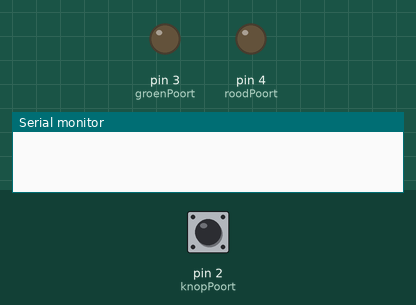
This sketch was run on a simulated Arduino Uno, built with avr-gcc and run on an emulated ATmega328P. Shown: output pins drawn as LEDs (lit = HIGH), the last lines printed to the serial monitor. The test bench sets the inputs (shaded band); at power-on: pin 2 (knopPoort) HIGH. Random numbers use the default seed unless the sketch sets one.

Above: at 1.2 s.
1.3 s: pin 2 (knopPoort) pulled LOW for 3.2 s
At 3.4 s:
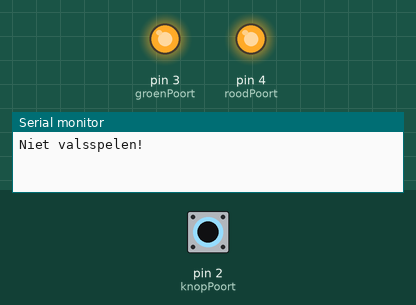
7.5 s: pin 2 (knopPoort) pulled LOW for 0.15 s
At 8.0 s:
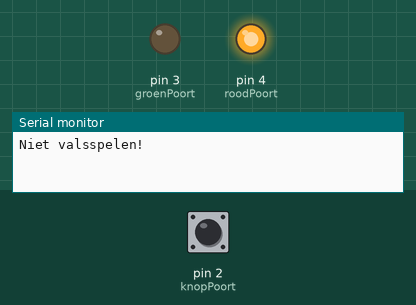
10.6 s: pin 2 (knopPoort) pulled LOW for 1 s
At 11.6 s:
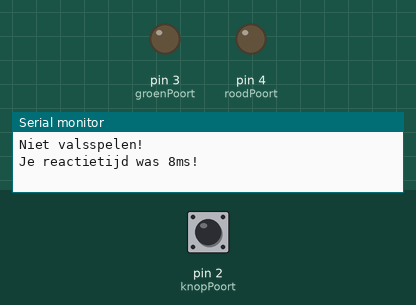
Timing chart, 0 to 13.6 s (numbered marks = the images above; inputs shaded):
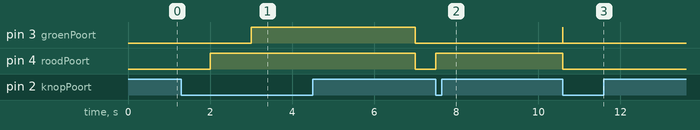

Measured:
- after the input at 1.3 s, pin 3 (groenPoort): LOW → HIGH after 1.7 s, → LOW 4.0 s later; pin 4 (roodPoort): LOW → HIGH after 0.70 s, → LOW 5.0 s later
- after the input at 7.5 s, pin 3 (groenPoort): LOW → HIGH after 3.1 s; pin 4 (roodPoort): LOW → HIGH at once, → LOW 3.1 s later
- after the input at 10.6 s, pin 3 (groenPoort): HIGH → LOW at once

The sketch:

Reactiesnelheidmeter.ino
```cpp
// Definieer de gebruikte poorten.
const int knopPoort = 2;
const int groenPoort = 3;
const int roodPoort = 4;


// Maak geheugen aan.
int toestand = 0;
int start = 0;
int eind = 0;
unsigned long laatsteTransitie = 1000; // Dit getal begint bewust op 1000 zodat je niet hoeft te wachten zodra de arduino zijn code heeft geladen


void setup() {
 // Stel alle poorten correct in.
 Serial.begin(9600);
 pinMode(knopPoort, INPUT_PULLUP);
 pinMode(groenPoort, OUTPUT);
 pinMode(roodPoort, OUTPUT);
}


void loop() {

 // Lees de invoer.
 bool isKnopIngedrukt = !digitalRead(knopPoort);      // Geeft aan dat de knop gelezen moet worden
 unsigned long huidigeTijd = millis();                // Start een interne teller
 unsigned long wachttijd = random(3000, 10000);       // Kiest een willekeurig getal tussen 3000 en 10000 zodat je niet kan timen wanneer het groene lampje aangaat.


 // Verwerk de invoer.
 unsigned long tijdNaTransitie = huidigeTijd - laatsteTransitie; // Rekent uit hoeveel tijd er na de laatste transitie is verlopen


 // Regel alle transities.
if (toestand == 0 && isKnopIngedrukt && tijdNaTransitie >= 1000) {    // Controleert de toestand, of de knop is ingedrukt en of er een seconde is voorbij gegaan na de laatste toestand om jitter tegen te gaan.
  digitalWrite(roodPoort, true);                                      // Zet het rode lampje aan.
  laatsteTransitie = huidigeTijd;                                     // Houdt bij wanneer we deze toestand verlaten.
  toestand = 1;                                                       // Zet de toestand een stap verder.
 }

else if (toestand == 1 && isKnopIngedrukt && tijdNaTransitie < wachttijd && tijdNaTransitie > 1000) { // Controleert de toestand, of de knop is ingedrukt voordat het groene lampje aan staat en gaat jitter tegen.
  Serial.println("Niet valsspelen!");                                                                 // Print "Niet valsspelen!"
  digitalWrite(roodPoort, true);                                                                      // Zet het groene...
  digitalWrite(groenPoort, true);                                                                     // En rode lampje aan als waarschuwing.
  laatsteTransitie = huidigeTijd;                                                                     // Houdt bij wanneer we deze toestand verlaten.
  toestand = 3;                                                                                       // Zet de toestand naar de waarschuwings toestand (5).
  }

else if (toestand == 3 && tijdNaTransitie >= 4000) {                                                  // Controleert of we in de waarschuwings toestand staan, en of er 4 seconden voorbij zijn
  digitalWrite(roodPoort, false);                                                                     // Zet het groene...
  digitalWrite(groenPoort, false);                                                                    // En rode lampje uit
  toestand = 0;                                                                                       // Zet de toestand terug naar de begintoestand
  }


else if (toestand == 1 && tijdNaTransitie >= wachttijd) {   // Controleert de toestand en vergelijkt de tijd na de laatste transitie met de wachttijd
  digitalWrite(groenPoort, true);                           // Zet het groene lampje aan...
  digitalWrite(roodPoort, false);                           // En de rode uit.
  start = millis();                                         // Houdt bij wanneer het groene lampje aan gaat.
  laatsteTransitie = huidigeTijd;                           // Houdt bij wanneer we deze toestand verlaten.
  toestand = 2;                                             // Zet de toestand een stap verder
 }

else if (toestand == 2 && isKnopIngedrukt) {                // Controlleert de toestand en of je de knop in drukt.
  eind = millis();                                           // Houdt bij wanneer jij de knop in klikt.
  Serial.print("Je reactietijd was ");                      // Print het eerste gedeelte van het bericht van jouw reactiesnelheid.
  Serial.print(eind-start);                                 // Rekent uit wat jouw reactiesnelheid is, en print het uit.
  Serial.println("ms!");                                    // Print "ms!", zodat je weet dat je reactiesnelheid in ms is gemeten.
  digitalWrite(groenPoort, false);                          // Zet het groene lampje uit.
  laatsteTransitie = huidigeTijd;                           // Houdt bij wanneer we deze toestand verlaten.
  toestand = 0;                                             // Zet de reactiesnelheidmeter terug naar de begintoestand.
 }

}


// verdikkie
```
